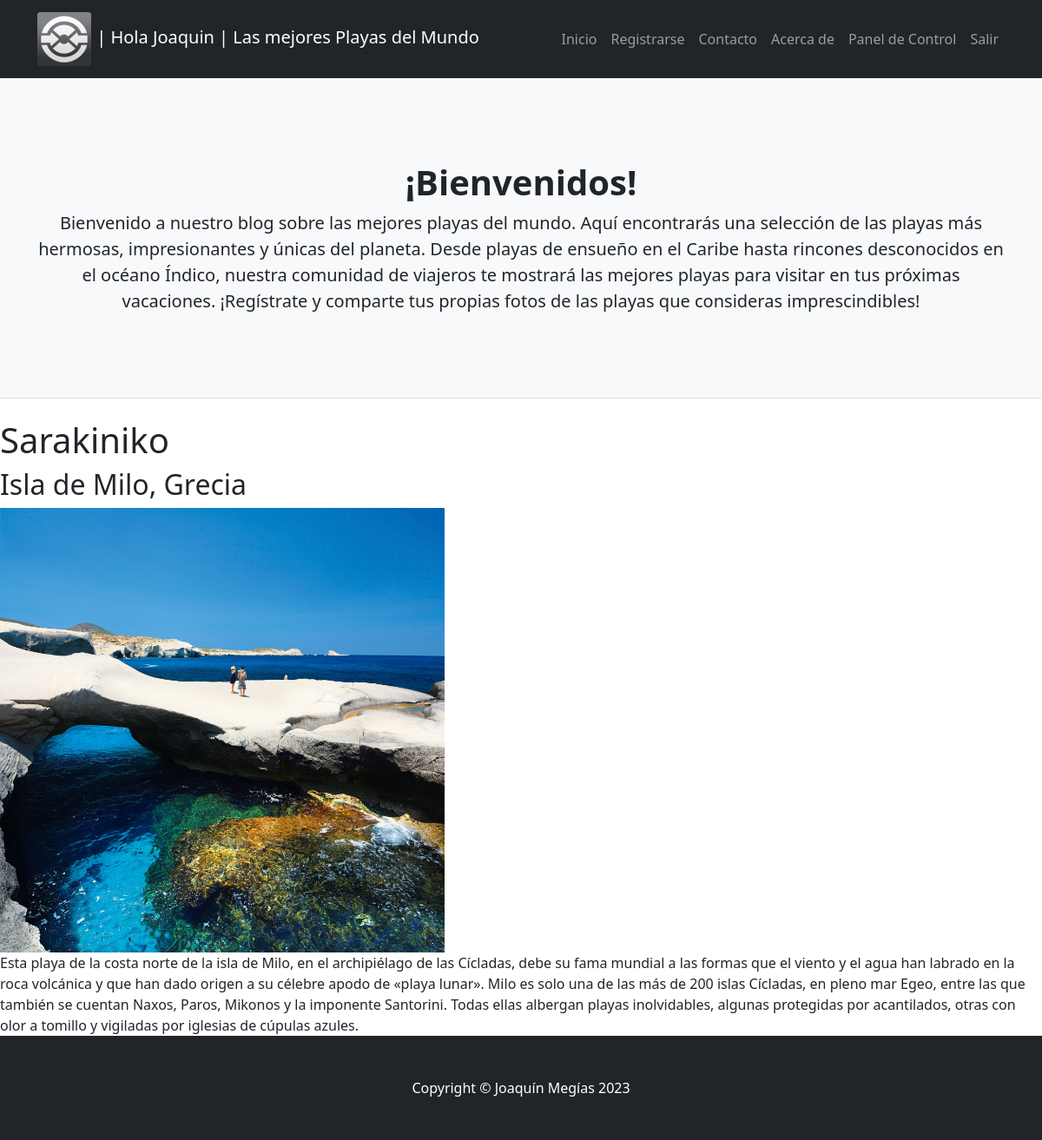
Page /final_app/1/detalle/ (signed in) on the committed database.
### final_app/models.py (models this page shows)
class Avatar(models.Model):
    user = models.OneToOneField(to=User, on_delete=models.CASCADE, related_name="avatar")
    imagen = models.ImageField(upload_to="avatares", null="True", blank=True)

class Post(models.Model):
    titulo = models.CharField(max_length=100)
    sub_titulo = models.CharField(max_length=100)
    texto = models.TextField(max_length=3000)
    publicado_el = models.DateField(auto_now_add=True)
    imagen = models.ImageField(upload_to="posteos", null="True", blank=True)

### final_app/views.py (the view)
# urls.py: path('final_app/<int:pk>/detalle/', PostDetalle.as_view(), name="final_app_detalle"),
class PostDetalle(DetailView):
    model = Post

### final_app/templates/final_app/post_detail.html (shortened to what this page needs)
{% extends 'final_app/base.html' %}
{% block contenido %}
    <h1>{{object.titulo}}</h1>
    <h2>{{object.sub_titulo}}</h2>
    <div>
        <img height="512" src="{{object.imagen.url}}">
    </div>
    <div>
        {{object.texto}}
    </div>
{% endblock %}

### final_app/templates/final_app/base.html (shortened to what this page needs)
<!DOCTYPE html>
<html lang="en">
    <head>
        {% load static %}
        <link href="{% static 'final_app/css/styles.css' %}" rel="stylesheet" />
    </head>
    <body>
        <nav class="navbar navbar-expand-lg navbar-dark bg-dark">
            <div class="container">
                <a class="navbar-brand" href="{% url 'final_app_index' %}">
                    {% if user.is_authenticated and user.avatar.imagen %}
                    <img src="{{user.avatar.imagen.url}}" height="64">
                    {% endif %}
                    | Hola {{user.first_name}} |
                    Las mejores Playas del Mundo
                </a>
                <div class="collapse navbar-collapse" id="navbarSupportedContent">
                    <ul class="navbar-nav ms-auto mb-2 mb-lg-0">
                        <li class="nav-item"><a class="nav-link" href="{% url 'final_app_index' %}">Inicio</a></li>
                        <li class="nav-item"><a class="nav-link" href="{% url 'final_app_signup' %}">Registrarse</a></li>
                        <li class="nav-item"><a class="nav-link" href="{% url 'final_app_mensajes_crear' %}">Contacto</a></li>
                        <li class="nav-item"><a class="nav-link" href="{% url 'final_app_about' %}">Acerca de</a></li>
                        {% if user.is_authenticated %}
                            <li class="nav-item"><a class="nav-link" href="{% url 'final_app_listar' %}">Panel de Control</a></li>
                            <li class="nav-item"><a class="nav-link" href="{% url 'final_app_logout' %}">Salir</a></li>
                        {% else %}
                            <li class="nav-item"><a class="nav-link" href="{% url 'final_app_login' %}">Ingresar</a></li>
                        {% endif %}
                    </ul>
                </div>
            </div>
        </nav>
        <header class="py-5 bg-light border-bottom mb-4">
            <div class="container">
                <div class="text-center my-5">
                    <h1 class="fw-bolder">¡Bienvenidos!</h1>
                    <p class="lead mb-0">Bienvenido a nuestro blog sobre las mejores playas del mundo. Aquí encontrarás una selección de las playas más hermosas, impresionantes y únicas del planeta. Desde playas de ensueño en el Caribe hasta rincones desconocidos en el océano Índico, nuestra comunidad de viajeros te mostrará las mejores playas para visitar en tus próximas vacaciones. ¡Regístrate y comparte tus propias fotos de las playas que consideras imprescindibles!</p>
                </div>
            </div>
        </header>
       {% block contenido %} {% endblock %}
        <footer class="py-5 bg-dark">
            <div class="container"><p class="m-0 text-center text-white">Copyright &copy; Joaquín Megías 2023</p></div>
        </footer>
    </body>
</html>

### rows in the picture
Post: titulo "Sarakiniko", sub_titulo "Isla de Milo, Grecia", imagen (picture), texto "Esta playa de la costa norte de la isla de Milo, en el archipiélago de las Cícladas, debe su fama mundial a las formas que el viento y el agua han labrado en la roca volcánica y que han dado origen a su célebre apodo de «playa lunar». Milo es solo una de las más de 200 islas Cícladas, en pleno mar Egeo, entre las que también se cuentan Naxos, Paros, Mikonos y la imponente Santorini. Todas ellas albergan playas inolvidables, algunas protegidas por acantilados, otras con olor a tomillo y vigiladas por iglesias de cúpulas azules."

### other values in the picture
{{ user.first_name }} "Joaquin"
